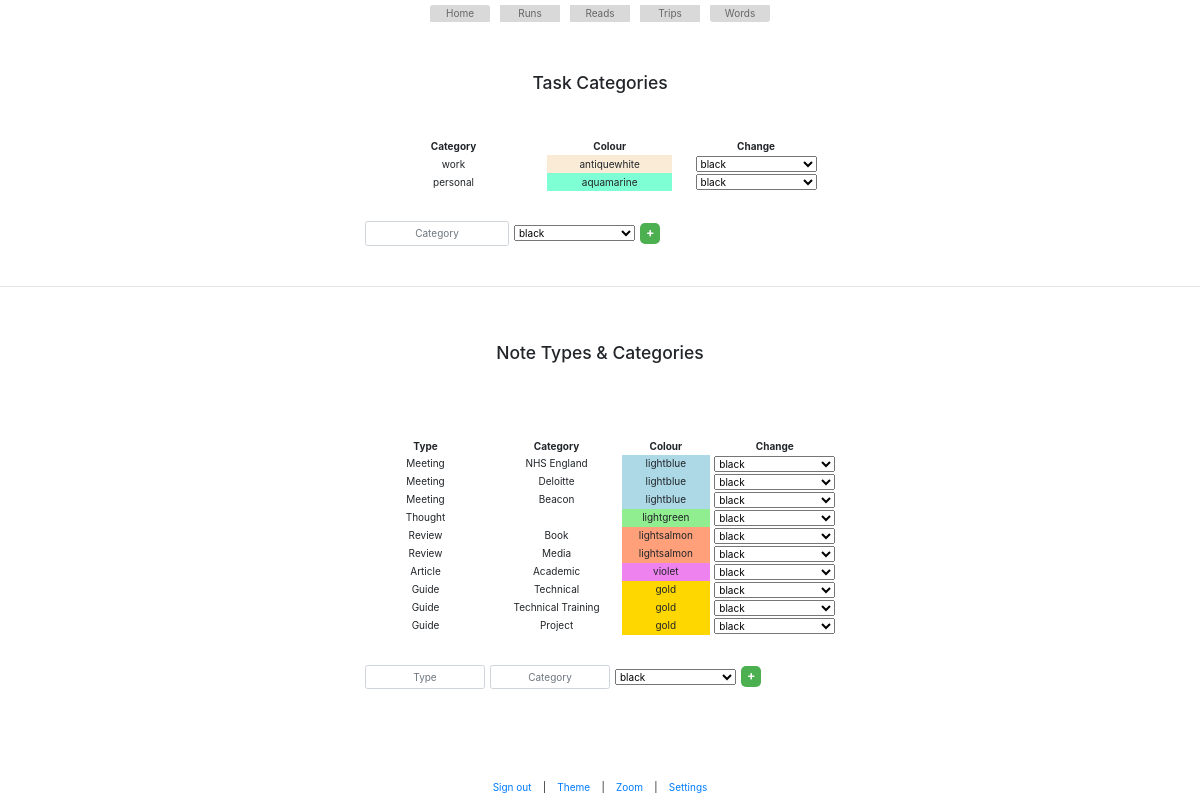
Before: /settings (signed in) with the older database file.
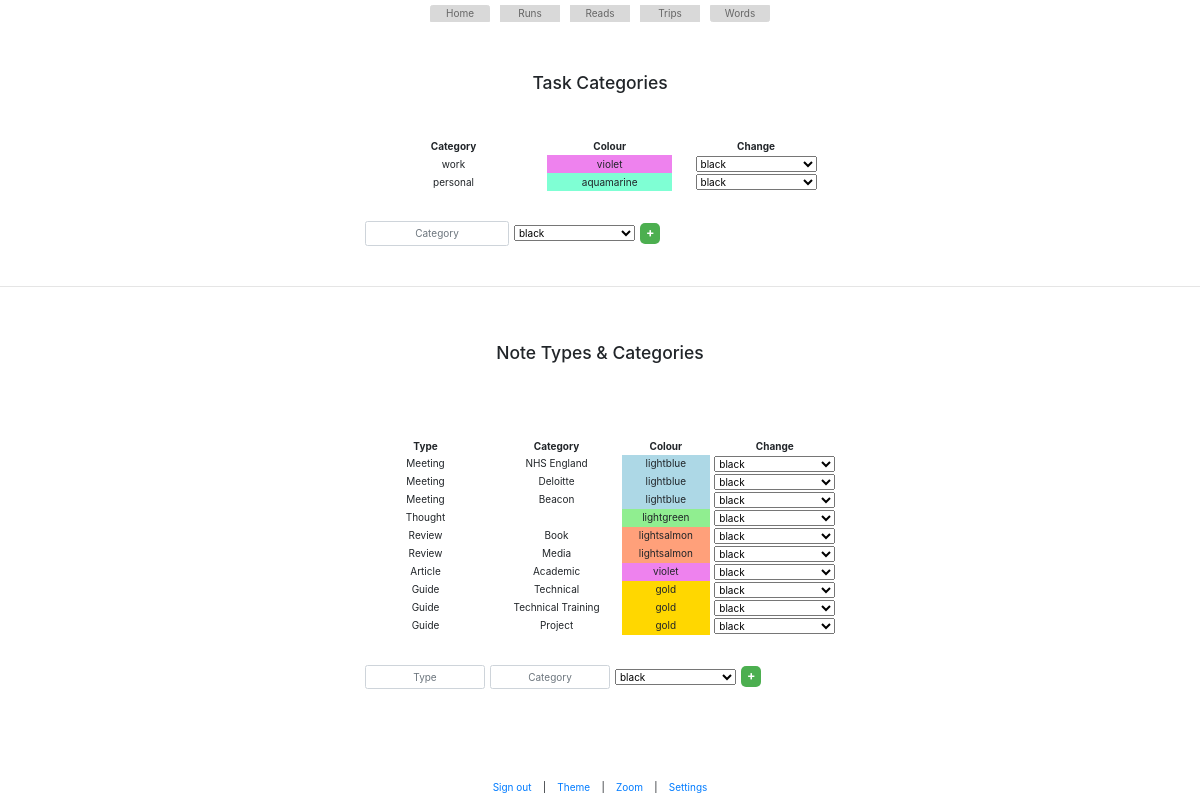
After: the same page with the newer database file.
### app.py (models this page shows)
class CONFIG_TASK_CATEGORIES(db.Model):
    id = db.Column(db.Integer, primary_key=True)
    category = db.Column(db.String(200))
    color = db.Column(db.String(200))

### app.py (the view, shortened to what this page needs)
@app.route('/settings',methods=['GET', 'POST'])
@login_required
def settings():
    config_tasks = CONFIG_TASK_CATEGORIES.query.all()
    config_words = CONFIG_WORDS_OPTIONS.query.all()
    return render_template('settings.html', config_tasks=config_tasks, config_words=config_words)

### app.py (called while the page is built)
@login_manager.user_loader
def load_user(user_id):
    return User.query.get(int(user_id))

@app.before_request
def before_request():
    if not current_user.is_authenticated and request.endpoint not in ['login', 'static']:
        return redirect(url_for('login'))

### templates/settings.html (shortened to what this page needs)
{% extends 'base.html' %}
{% block content %}
<br/><br/><br/>
<H3 class="center">Task Categories</H3>
<br/><br/><br/>
<div class="w-40 center">
    <table id="settings_task">
        <thead>
            <tr>
                <th class="w-20 center">Category</th>
                <th class="w-10 center">Colour</th>
                <th class="w-5 center">Change</th>
            </tr>
        </thead>
        <tbody>
        {% for task in config_tasks %}
            <tr>
                <td class="center">{{ task.category }}</td>
                <td id="task_category_id_{{task.id}}" class="center" style="background-color: {{ task.color }};">{{ task.color }}</td>
                <td>
                    <select id="task_{{ task.id }}" class="colors_dropdown"></select>
                </td>
            </tr>
        {% endfor %}
        </tbody>
    </table>
</div>
<br/><br/>
<div class="w-40 center">
    <form>
        <div class="form-row">
            <div class="w-30">
                <input type="text" id="task_category_option" placeholder="Category" class="form-control center">
            </div>
            <div>
                <select id="new_task_category_color" class="colors_dropdown" class="form-control"></select>
            </div>
            <div class="w-10 full-height">
                <input id="add_task_category_form" type="submit" value="+" class="add_button">
            </div>
        </div>
    </form>
</div>
<br/><br/>
<hr>
<br/><br/><br/>
<H3 class="center">Note Types & Categories</H3>
<br/><br/><br/>
<br/><br/>
<div class="w-40 center">
    <table id="settings_task">
        <thead>
            <tr>
                <th class="w-20 center">Type</th>
                <th class="w-20 center">Category</th>
                <th class="w-10 center">Colour</th>
                <th class="w-5 center">Change</th>
            </tr>
        </thead>
        <tbody>
        {% for words in config_words %}
            <tr>
                <td class="center">{{ words.type }}</td>
                <td class="center">{{ words.category }}</td>
                <td id="word_category_id_{{words.id}}" class="center" style="background-color: {{ words.color }};">{{ words.color }}</td>
                <td>
                    <select id="word_{{ words.id }}" class="colors_dropdown"></select>
                </td>
            </tr>
        {% endfor %}
        </tbody>
    </table>
</div>
<br/><br/>
<div class="w-40 center">
    <form>
        <div class="form-row">
            <div class="w-25">
                <input type="text" id="word_type_option" placeholder="Type" class="form-control center">
            </div>
            <div class="w-25">
                <input type="text" id="word_category_option" placeholder="Category" class="form-control center">
            </div>
            <div>
                <select id="new_word_category_color" class="colors_dropdown" class="form-control"></select>
            </div>
            <div class="w-10 full-height">
                <input id="add_word_category_form" type="submit" value="+" class="add_button">
            </div>
        </div>
    </form>
</div>
{% endblock %}

Changed rows visible on the page:
changed CONFIG_TASK_CATEGORIES "work": color "antiquewhite" → "violet"
